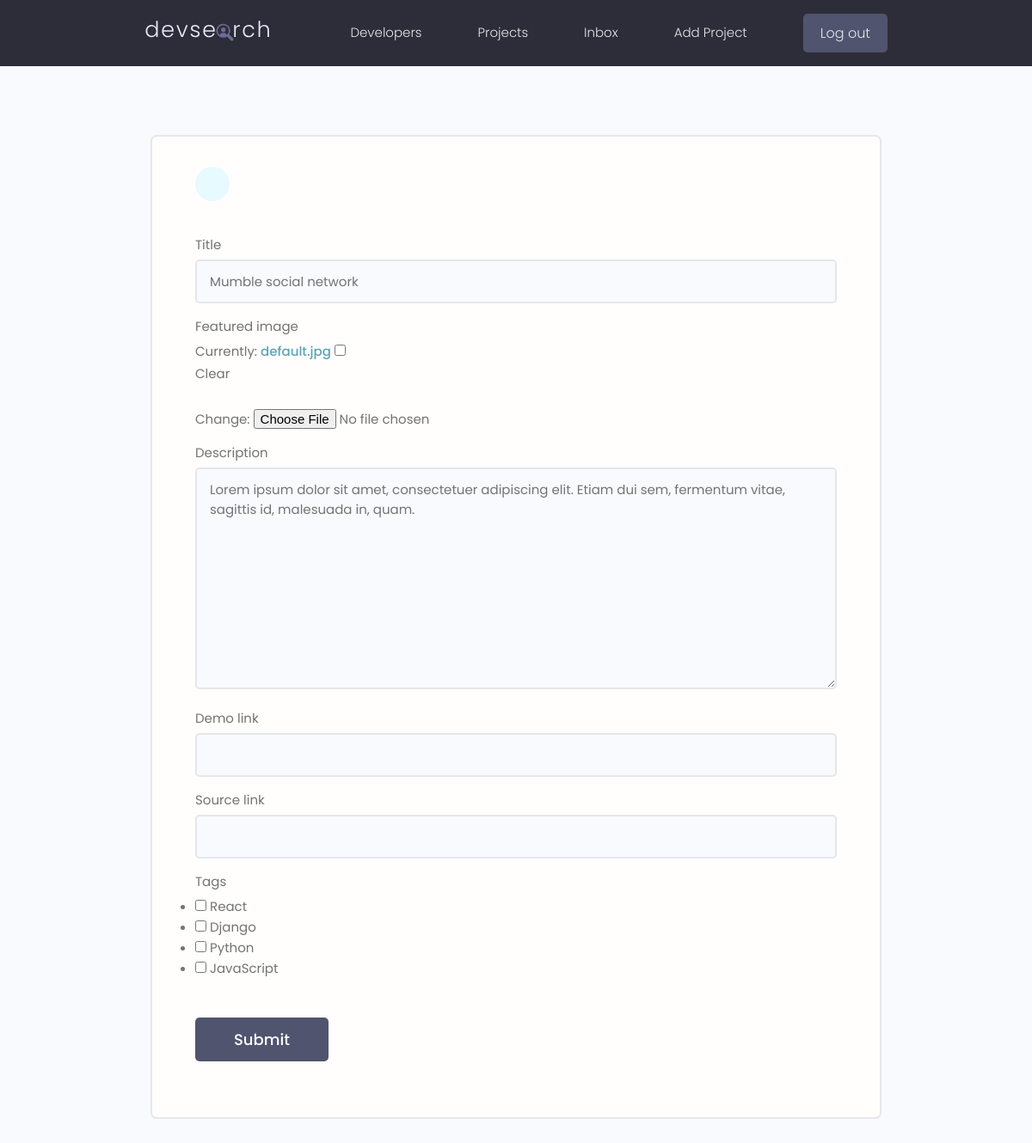
Page /projects/update-project/cad2067ccc5d47b6b39fb6086e44cfae/ (signed in) on the earlier database version.
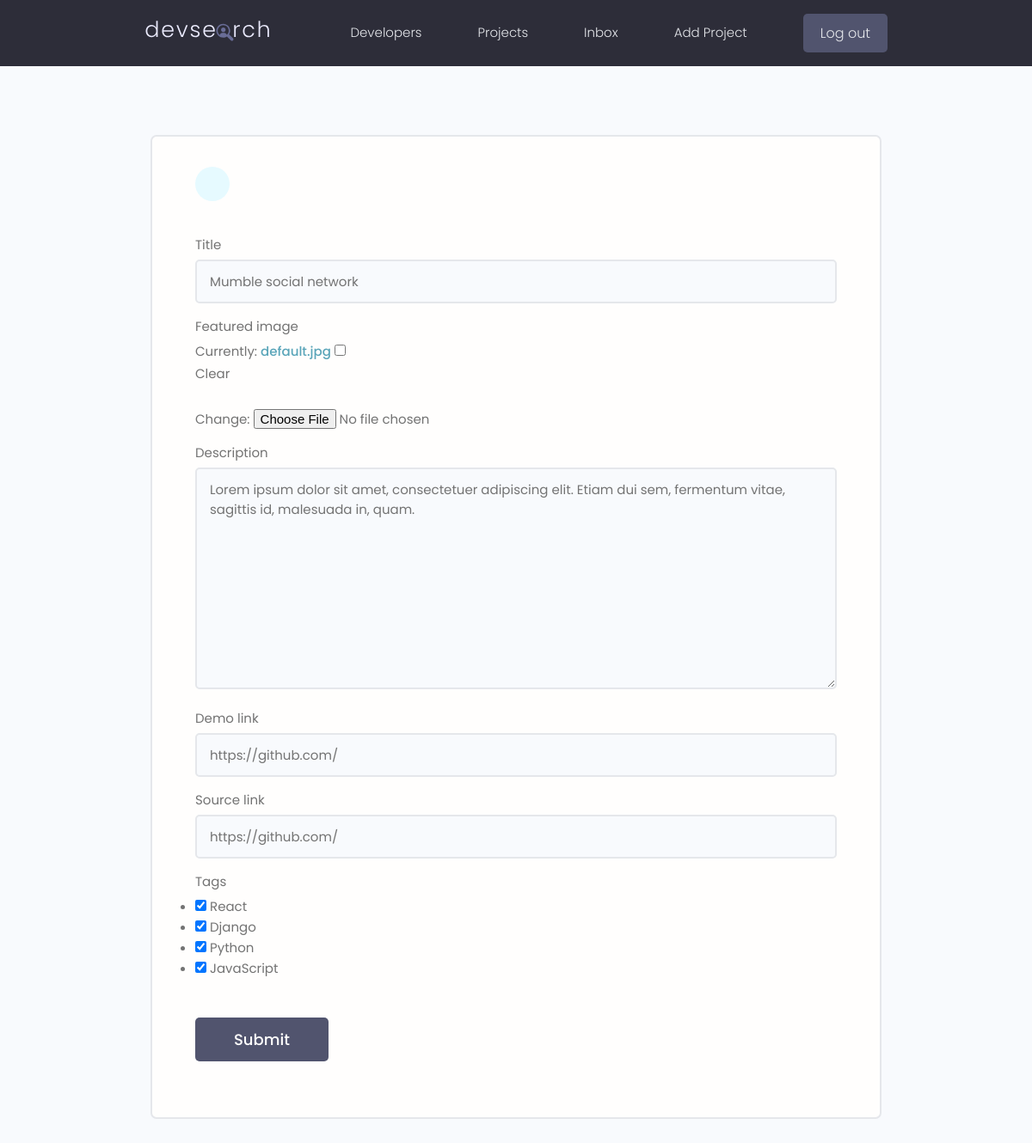
Same page on the later database version.
### projects/models.py (models this page shows, shortened)
class Project(models.Model):
    owner = models.ForeignKey(Profile, null=True, blank=True, on_delete=models.SET_NULL)
    title = models.CharField(max_length=200)
    description = models.TextField(null=True, blank=True)
    featured_image = models.ImageField(null=True, blank=True, default='default.jpg')
    demo_link = models.CharField(max_length=2000, null=True, blank=True)
    source_link = models.CharField(max_length=2000, null=True, blank=True)
    tags = models.ManyToManyField('Tag', blank=True)
    vote_total = models.IntegerField(default=0, null=True, blank=True)
    vote_ratio = models.IntegerField(default=0, null=True, blank=True)
    created = models.DateTimeField(auto_now_add=True)
    id = models.UUIDField(default=uuid.uuid4, unique=True, primary_key=True, editable=False)

### projects/views.py (the view)
# urls.py: path('update-project/<str:pk>/', views.updateProject, name="update-project"),
@login_required(login_url='login')
def updateProject(request, pk):
    project = Project.objects.get(id=pk)
    form = ProjectForm(instance=project)
    if request.method == 'POST':
        form = ProjectForm(request.POST, request.FILES, instance=project)
        if form.is_valid():
            form.save()
            return redirect('projects')
    context = {'form': form}
    return render(request, 'projects/project_form.html', context)

### projects/forms.py
class ProjectForm(ModelForm):
    class Meta:
        model = Project
        fields = ['title', 'featured_image', 'description', 'demo_link','source_link', 'tags']
        widgets = {
            'tags':forms.CheckboxSelectMultiple(),
        }
    def __init__(self, *args, **kwargs):
        super(ProjectForm, self).__init__(*args, **kwargs)
        for name,field in self.fields.items():
            field.widget.attrs.update({'class':'input'})

### projects/models.py (called while the page is built)
    def __str__(self):
        return self.name

### projects/templates/projects/project_form.html (shortened to what this page needs)
{% extends 'main.html' %}
{% block content %}
<main class="formPage my-xl">
    <div class="content-box">
        <div class="formWrapper">
            <a class="backButton" href="#"></a>
            <br>
            <form class="form" method="POST" action="" enctype="multipart/form-data">
                {% for field in form %}
                <div class="form__field">
                    <label for="formInput#text">{{field.label}}</label>
                    {{field}}
                </div>
                {% endfor %}
                <input class="btn btn--sub btn--lg  my-md" type="submit" value="Submit" />
            </form>
        </div>
    </div>
</main>
{% endblock content %}

Differences in the rows shown:
changed Project "Mumble social network": demo_link (not shown) → "https://github.com/"; source_link (not shown) → "https://github.com/"
Other differences:
form field tags: "☐ ☐ ☐ ☐" → "☑ ☑ ☑ ☑"
